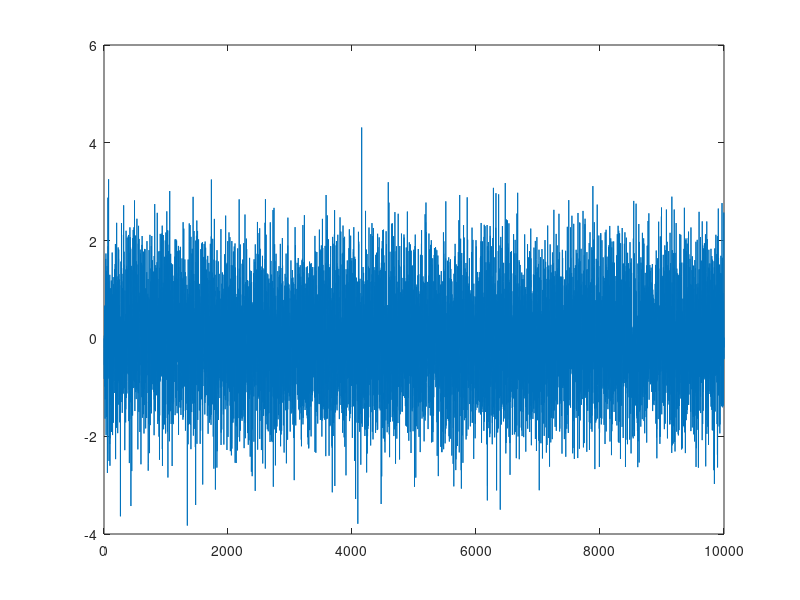

MATLAB code to generate this figure: (Note: this script raises an error after producing the figure.)

N = 10000;

% White noise
xw = zeros(N,1);
for i = 2:N
    xw(i) = randn();
end
figure;
plot(xw)
pseW = PSE_new(xw,1);

% Red noise
xr = zeros(N,1);
for i = 2:N
    xr(i) = xr(i-1)+randn();
end
figure;
plot(xr)
pseR = PSE_new(xr,1);

% plot
figure
ax1 = subplot(2,1,1);
hold on
ax2 = subplot(2,1,2);
hold on
for i = 1:N
        plot(ax1,xw)

        plot(ax2,xr)
end

